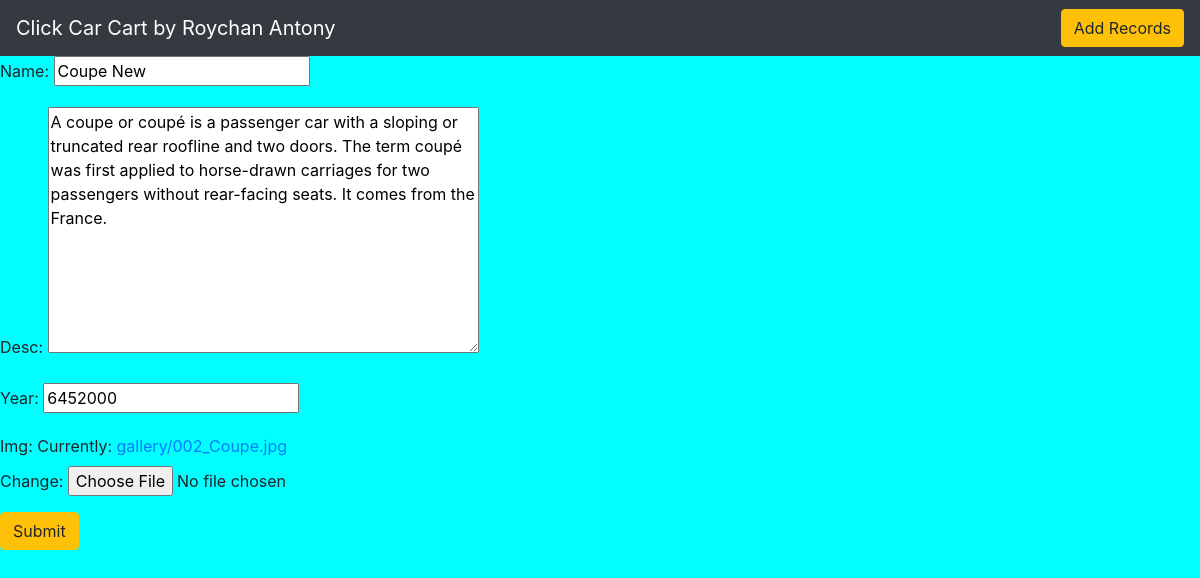
The app's page /update/18/ with its own data.
### movieapp/models.py (models this page shows, shortened)
class Movie(models.Model):
    name = models.CharField(max_length=250)
    desc = models.TextField()
    year = models.IntegerField()
    img = models.ImageField(upload_to='gallery')

### movieapp/views.py (the view)
# urls.py: path('update/<int:id>/', views.update,name='update'),
def update(request,id):
    movie=Movie.objects.get(id=id)
    form=MovieForm(request.POST or None, request.FILES or None , instance=movie)
    if form.is_valid():
        form.save()
        return redirect('/')
    return render(request,'edit.html',{'form':form,'movie':movie})

### movieapp/forms.py
class MovieForm(forms.ModelForm):
    class Meta:
        model=Movie
        fields = ['name', 'desc', 'year', 'img']

### templates/edit.html (shortened to what this page needs)
{%  extends 'base.html' %}
{% block body %}
<form method="POST" enctype="multipart/form-data">
    {{form.as_p}}
    <input class = "btn btn-warning" type="submit">
</form>
{% endblock %}

### static/style.css (style rules this page uses)
body { background-color:aqua; }

### records on screen
Movie: name "Coupe New", desc "A coupe or coupé is a passenger car with a sloping or truncated rear roofline and two doors. The term coupé was first applied to horse-drawn carriages for two passengers without rear-facing seats. It comes from the France.", year "6452000"
